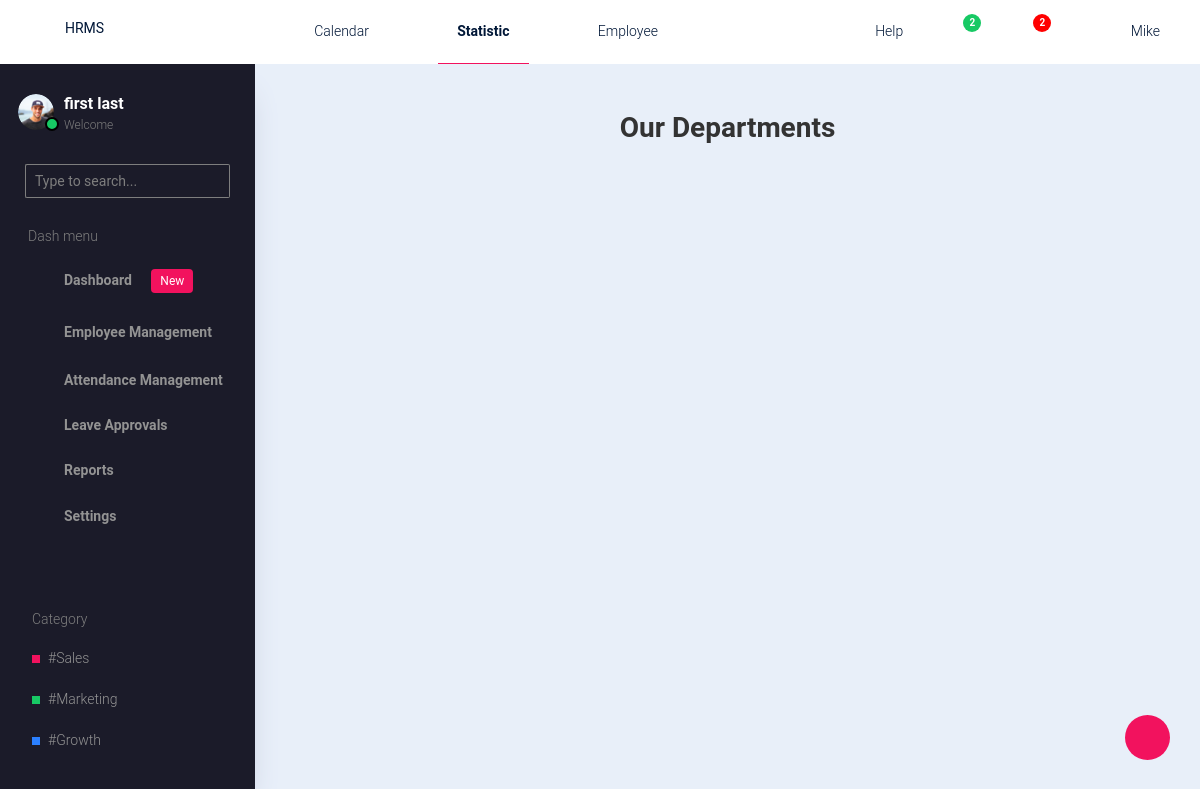
Before: /attendance/department with the older database file.
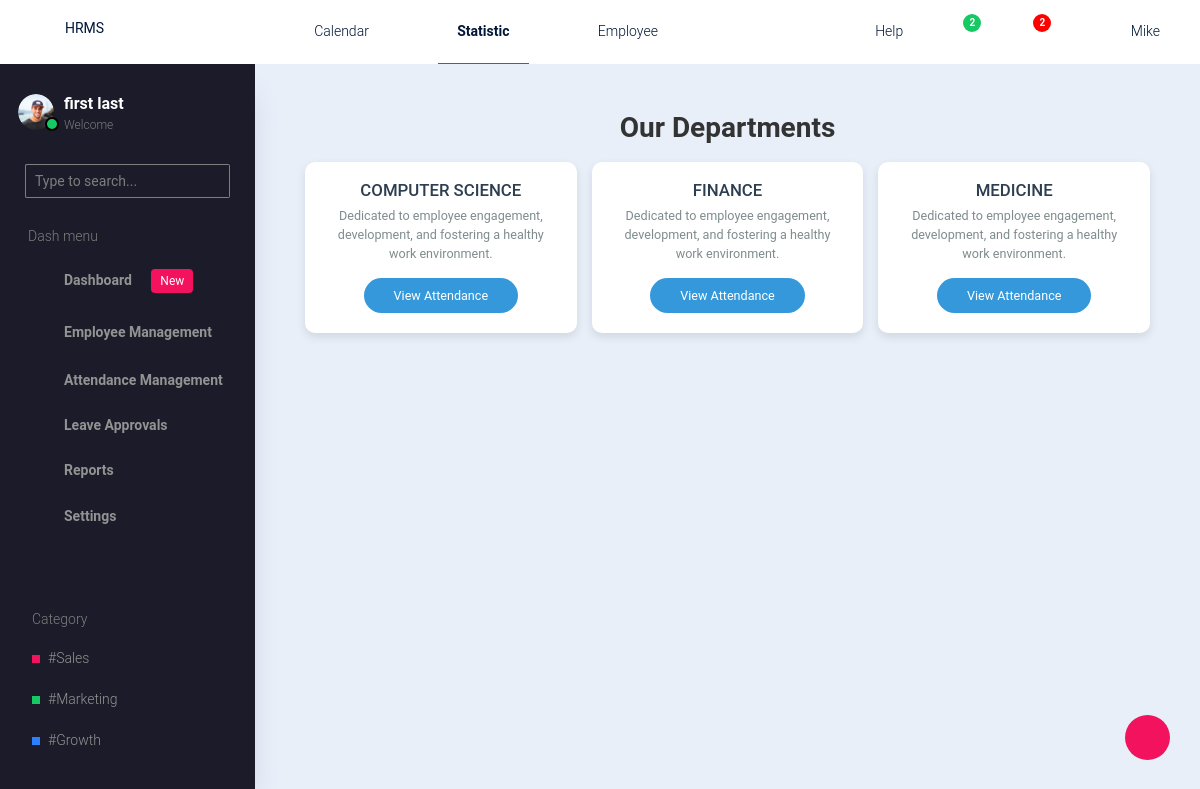
After: the same page with the newer database file.
### accounts/models.py (models this page shows, shortened)
class Department(models.Model):
    name = models.CharField(max_length=100, default='ADMIN')
    work_start_time = models.TimeField(null=True, blank=True)
    work_end_time = models.TimeField(null=True, blank=True)

### hrms/views.py (the view)
# urls.py: path('attendance/department',departments,name='departments'),
def departments(request):
    departments = Department.objects.exclude(name="ADMIN")
    context = {'departments':departments}
    return render(request,'hrms/admin/attendance-management/departments.html',context)

### hrms/templates/hrms/admin/attendance-management/departments.html (shortened to what this page needs)
{% extends 'hrms/admin/base.html' %}
{% block content %}
<div class="department-page">
    <h1>Our Departments</h1>
    <div class="department-container">
        {%for department in departments%}
        <div class="department-card">
            <h2>{{department.name}}</h2>
            <p>Dedicated to employee engagement, development, and fostering a healthy work environment.</p>
            <a href="{%url 'depattendance' department.id%}" class="view-attendance-btn">View Attendance</a>
        </div>
        {%endfor%}
    </div>
</div>
{% endblock %}

Changed rows visible on the page:
added Department: name "COMPUTER SCIENCE"
added Department: name "FINANCE"
added Department: name "MEDICINE"
